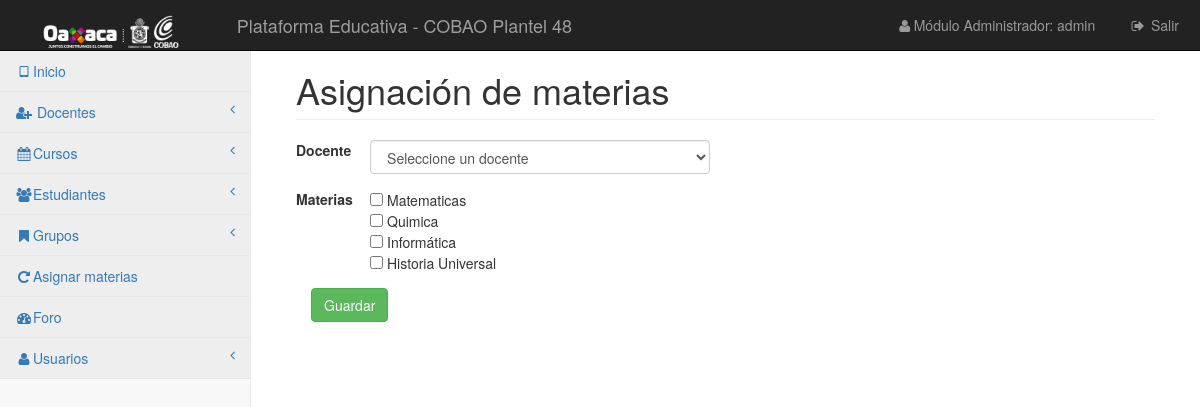
The page /vistas/grupos/asignar.php (signed in) on the database its author committed.
### tables this page shows
CREATE TABLE `curso` (
  `id` int(11) NOT NULL,
  `nombre` varchar(30) DEFAULT NULL,
  `grado` char(1) DEFAULT NULL,
  `clave` varchar(15) NOT NULL,
  `descripcion` int(11) DEFAULT NULL
);

### librerias/Simple_sessions.php (called while the page is built, shortened)
<?php
class Simple_sessions{
private $my_sess;
public function  __construct($sess_name = 'simple_sessions'){
$this->my_sess = &$_SESSION;
}
public function check_sess($name){
return isset($this->my_sess[$name]);
}
}
?>

### vistas/grupos/asignar.php (the view, shortened to what this page needs)
<?php
require_once '../../librerias/Simple_sessions.php';
$obj_ses = new Simple_sessions();
if ($obj_ses->check_sess('userid')) {
    require_once '../../plantillas/header-a.php';
    include "../../control/conexion.php";
    ?>
<div id="page-wrapper">
    <div class="container-fluid">
    <div class="row">
        <div class="col-lg-12">
            <h1 class="page-header">Asignación de materias</h1>
        </div>
    </div>
    <div class="row">
        <div class="col-lg-12">
            <form action="../../control/grupo/asignar-m.php" method="post" class="form-horizontal" >
                <div class="form-group">
                    <label class="col-md-1">Docente</label>
                    <div class="col-md-5">
                        <select name="docSel" id=""  class="form-control">
                            <option value="-1">Seleccione un docente</option>
                        </select>
                    </div>
                </div>
                <div class="form-group">
                    <label class="col-md-1">Materias</label>
                    <div class="col-md-5">
                            <?php
                            $consulta2 = "SELECT * FROM `curso` WHERE `descripcion` < '3' ";
                            $ejecutar2 = $conexion->query($consulta2);
                            while ($datos2 = $ejecutar2->fetch_assoc()){
                                echo "<input type='checkbox' name='curChe[]' value='".$datos2['id']."'> ".$datos2['nombre']." <br>";
                            }
                            ?>
                    </div>
                </div>
                <div class="col-sm-12">
                    <button class="btn btn-success">Guardar</button>
                </div>
            </form>
        </div>
    </div>
    <?php require_once '../../plantillas/footer.php';
}
else{
    header("Location: ../../index.php");
}
?>

### css/startmin.css (style rules this page uses)
body { background-color: #f8f8f8; }
#page-wrapper { padding: 30px 15px 0 15px; min-height: 568px; background-color: #fff; }
@media (min-width:768px) { #page-wrapper { position: inherit; margin-left: 250px; padding: 30px 30px 0 30px; border-left: 1px solid #e7e7e7; } }

### rows shown on the page
curso: nombre "Matematicas"
curso: nombre "Quimica"
curso: nombre "Informática"
curso: nombre "Historia Universal"

### other values the page prints
$obj_ses->get_value('nombre') "admin"
